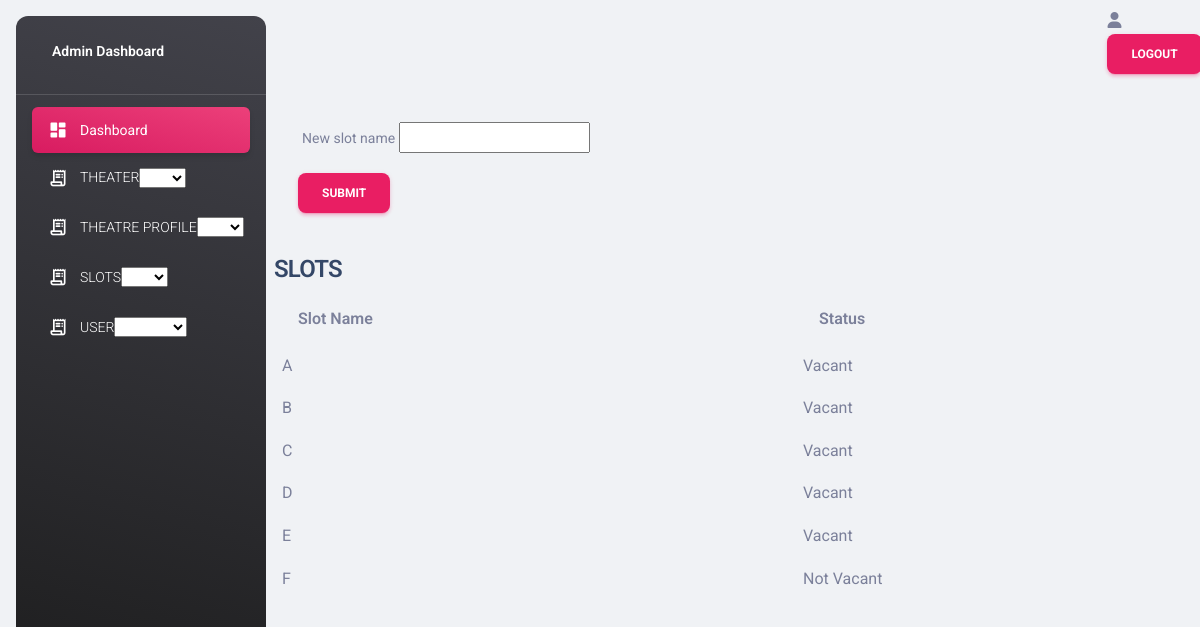
The page /admin/manageslots.php on the database its author committed.
### tables this page shows
CREATE TABLE `slots` (
  `slot_id` int(11) NOT NULL,
  `slot_name` varchar(200) NOT NULL,
  `isvacant` int(11) NOT NULL DEFAULT 1
);

### admin/manageslots.php (the view, shortened to what this page needs)
<?php
include 'db.php';
?>
<!doctype html>
<html lang="en">
<head>
    <link href="./assets/css/nucleo-icons.css" rel="stylesheet" />
    <link href="./assets/css/nucleo-svg.css" rel="stylesheet" />
    <link id="pagestyle" href="./assets/css/material-dashboard.css?v=3.0.0" rel="stylesheet" />
</head>
<body class="g-sidenav-show  bg-gray-200">
    <aside class="sidenav navbar navbar-vertical navbar-expand-xs border-0 border-radius-xl my-3 fixed-start ms-3   bg-gradient-dark" id="sidenav-main">
        <div class="sidenav-header">
            <a class="navbar-brand m-0" href="" target="_blank">
                <span class="ms-1 font-weight-bold text-white">Admin Dashboard</span>
            </a>
        </div>
        <hr class="horizontal light mt-0 mb-2">
        <div class="collapse navbar-collapse  w-auto  max-height-vh-100" id="sidenav-collapse-main">
            <ul class="navbar-nav">
                <li class="nav-item">
                    <a class="nav-link text-white active bg-gradient-primary" href="admin_dashboard.php">
                        <div class="text-white text-center me-2 d-flex align-items-center justify-content-center">
                            <i class="material-icons opacity-10">dashboard</i>
                        </div>
                        <span class="nav-link-text ms-1">Dashboard</span>
                    </a>
                </li>
                <a class="nav-link text-white " href="#">
                    <div class="text-white text-center me-2 d-flex align-items-center justify-content-center">
                        <i class="material-icons opacity-10">receipt_long</i>
                    </div>
                    <span class="nav-link-text ms-1">THEATER</span>
                    <select name="forma" onchange="location = this.value;">
                        <option value="" disabled selected> </option>
                        <option value="add.php">Add</option>
                    </select>
                </a>
                <li class="nav-item">
                    <a class="nav-link text-white " href="#">
                        <div class="text-white text-center me-2 d-flex align-items-center justify-content-center">
                            <i class="material-icons opacity-10">receipt_long</i>
                        </div>
                        <span class="nav-link-text ms-1">THEATRE PROFILE</span>
                        <select name="forma" onchange="location = this.value;">
                            <option value="" disabled selected> </option>
                            <option value="addt.php">Add</option>
                        </select>
                    </a>
                </li>
                <li class="nav-item">
                    <a class="nav-link text-white " href="#">
                        <div class="text-white text-center me-2 d-flex align-items-center justify-content-center">
                            <i class="material-icons opacity-10">receipt_long</i>
                        </div>
                        <span class="nav-link-text ms-1">SLOTS</span>
                        <select name="forma" onchange="location = this.value;">
                            <option value="" disabled selected> </option>
                            <option value="manageslots.php">Add</option>
                        </select>
                    </a>
                </li>
                <li class="nav-item">
                    <a class="nav-link text-white " href="#">
                        <div class="text-white text-center me-2 d-flex align-items-center justify-content-center">
                            <i class="material-icons opacity-10">receipt_long</i>
                        </div>
                        <span class="nav-link-text ms-1">USER</span>
                        <select name="forma" onchange="location = this.value;">
                            <option value="" disabled selected> </option>
                            <option value="request.php">Request</option>
                        </select>
                    </a>
                </li>
            </ul>
        </div>
    </aside>
    <main class="main-content position-relative max-height-vh-100 h-100 border-radius-lg ">
        <div>
            <ul class="navbar-nav  justify-content-end">
                <li class="nav-item d-flex align-items-right">
                    <a href="../logout.php" class="nav-link text-body font-weight-bold px-0">
                        <i class="fa fa-user me-sm-1"></i>
                        <button type="button" class=" btn btn-primary float-right">Logout</button>
                    </a>
                </li>
        </div>
        <form class="m-4" method="post">
            <div class="mb-3">
                <label for="exampleInputEmail1" class="form-label">New slot name</label>
                <input type="text" id="exampleInputEmail1" name="slotname">
            </div>
            <button type="submit" name="addnewslotSubmit" class="btn btn-primary">Submit</button>
        </form>
        <h4>SLOTS</h4>
        <table class="table" align="center">
            <thead>
                <tr>
                    <th scope="col">Slot Name</th>
                    <th scope="col">Status</th>
                </tr>
            </thead>
            <tbody>
                <?php
                $sql = "SELECT * from `slots`";
                $result = mysqli_query($con, $sql);
                if ($result) {
                    while ($row = mysqli_fetch_assoc($result)) {
                        echo ' <tr>
  <td>' . $row["slot_name"] . '</td>';
                        if ($row["isvacant"] == 1) {
                            echo "<td>Vacant</td>";
                        } else {
                            echo "<td>Not Vacant</td>";
                        }
                        echo '
</tr>';
                    }
                }
                ?>
</body>
</html>

### rows shown on the page
slots: slot_name "A", isvacant "Vacant"
slots: slot_name "B", isvacant "Vacant"
slots: slot_name "C", isvacant "Vacant"
slots: slot_name "D", isvacant "Vacant"
slots: slot_name "E", isvacant "Vacant"
slots: slot_name "F", isvacant "Not Vacant"
